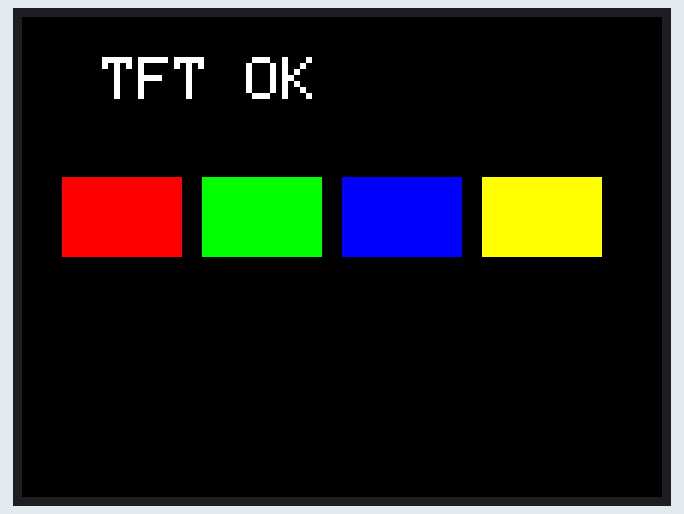
Bench run of a sketch on a simulated Arduino Uno, built with avr-gcc and run on an emulated ATmega328P. Shown: 320×240 colour display. What the sketch prints to the serial monitor is not drawn.

Above: at 0.3 s.

The sketch:

test_tft.ino
```cpp
// Phase 1: ILI9341 TFT test - 3.3V ONLY
#include <SPI.h>
#include <Adafruit_GFX.h>
#include <Adafruit_ILI9341.h>

#define PIN_TFT_CS   10
#define PIN_TFT_DC   8
#define PIN_TFT_RST  9

Adafruit_ILI9341 tft(PIN_TFT_CS, PIN_TFT_DC, PIN_TFT_RST);

void setup() {
  Serial.begin(115200);
  tft.begin();
  tft.setRotation(1);
  tft.fillScreen(ILI9341_BLACK);

  tft.setTextColor(ILI9341_WHITE);
  tft.setTextSize(3);
  tft.setCursor(40, 20);
  tft.println(F("TFT OK"));

  tft.fillRect(20, 80, 60, 40, ILI9341_RED);
  tft.fillRect(90, 80, 60, 40, ILI9341_GREEN);
  tft.fillRect(160, 80, 60, 40, ILI9341_BLUE);
  tft.fillRect(230, 80, 60, 40, ILI9341_YELLOW);

  Serial.println(F("ILI9341 test pattern drawn"));
}

void loop() {}
```
